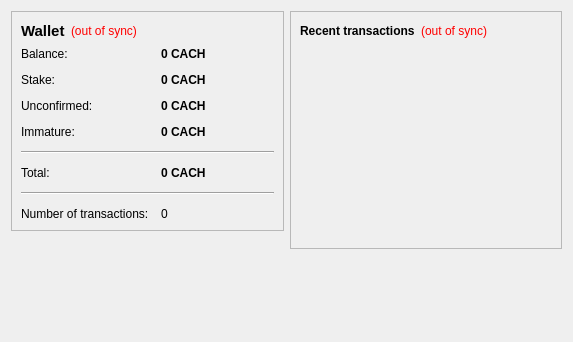
<?xml version="1.0" encoding="UTF-8"?>
<ui version="4.0">
 <class>OverviewPage</class>
 <widget class="QWidget" name="OverviewPage">
  <property name="geometry">
   <rect>
    <x>0</x>
    <y>0</y>
    <width>573</width>
    <height>342</height>
   </rect>
  </property>
  <property name="windowTitle">
   <string>Form</string>
  </property>
  <layout class="QHBoxLayout" name="horizontalLayout" stretch="1,1">
   <item>
    <layout class="QVBoxLayout" name="verticalLayout_2">
     <item>
      <widget class="QFrame" name="frame">
       <property name="frameShape">
        <enum>QFrame::StyledPanel</enum>
       </property>
       <property name="frameShadow">
        <enum>QFrame::Raised</enum>
       </property>
       <layout class="QVBoxLayout" name="verticalLayout_4">
        <item>
         <layout class="QHBoxLayout" name="horizontalLayout_4">
          <item>
           <widget class="QLabel" name="label_5">
            <property name="font">
             <font>
              <pointsize>11</pointsize>
              <weight>75</weight>
              <bold>true</bold>
             </font>
            </property>
            <property name="text">
             <string>Wallet</string>
            </property>
           </widget>
          </item>
          <item>
           <widget class="QLabel" name="labelWalletStatus">
            <property name="toolTip">
             <string>The displayed information may be out of date. Your wallet automatically synchronizes with the Cachecoin network after a connection is established, but this process has not completed yet.</string>
            </property>
            <property name="styleSheet">
             <string notr="true">QLabel { color: red; }</string>
            </property>
            <property name="text">
             <string notr="true">(out of sync)</string>
            </property>
            <property name="alignment">
             <set>Qt::AlignLeading|Qt::AlignLeft|Qt::AlignVCenter</set>
            </property>
           </widget>
          </item>
          <item>
           <spacer name="horizontalSpacer_2">
            <property name="orientation">
             <enum>Qt::Horizontal</enum>
            </property>
            <property name="sizeHint" stdset="0">
             <size>
              <width>40</width>
              <height>20</height>
             </size>
            </property>
           </spacer>
          </item>
         </layout>
        </item>
        <item>
         <layout class="QFormLayout" name="formLayout_2">
          <property name="fieldGrowthPolicy">
           <enum>QFormLayout::AllNonFixedFieldsGrow</enum>
          </property>
          <property name="horizontalSpacing">
           <number>12</number>
          </property>
          <property name="verticalSpacing">
           <number>12</number>
          </property>
          <item row="0" column="0">
           <widget class="QLabel" name="label">
            <property name="text">
             <string>Balance:</string>
            </property>
           </widget>
          </item>
          <item row="0" column="1">
           <widget class="QLabel" name="labelBalance">
            <property name="font">
             <font>
              <weight>75</weight>
              <bold>true</bold>
             </font>
            </property>
            <property name="cursor">
             <cursorShape>IBeamCursor</cursorShape>
            </property>
            <property name="toolTip">
             <string>Your current balance</string>
            </property>
            <property name="text">
             <string notr="true">0 CACH</string>
            </property>
            <property name="textInteractionFlags">
             <set>Qt::LinksAccessibleByMouse|Qt::TextSelectableByKeyboard|Qt::TextSelectableByMouse</set>
            </property>
           </widget>
          </item>
          <item row="1" column="0">
           <widget class="QLabel" name="label_6">
            <property name="text">
             <string>Stake:</string>
            </property>
           </widget>
          </item>
          <item row="1" column="1">
           <widget class="QLabel" name="labelStake">
            <property name="font">
             <font>
              <weight>75</weight>
              <bold>true</bold>
             </font>
            </property>
            <property name="cursor">
             <cursorShape>IBeamCursor</cursorShape>
            </property>
            <property name="toolTip">
             <string>Total of coins that was staked, and do not yet count toward the current balance</string>
            </property>
            <property name="text">
             <string notr="true">0 CACH</string>
            </property>
            <property name="textInteractionFlags">
             <set>Qt::LinksAccessibleByMouse|Qt::TextSelectableByKeyboard|Qt::TextSelectableByMouse</set>
            </property>
           </widget>
          </item>
          <item row="2" column="0">
           <widget class="QLabel" name="label_3">
            <property name="text">
             <string>Unconfirmed:</string>
            </property>
           </widget>
          </item>
          <item row="2" column="1">
           <widget class="QLabel" name="labelUnconfirmed">
            <property name="font">
             <font>
              <weight>75</weight>
              <bold>true</bold>
             </font>
            </property>
            <property name="cursor">
             <cursorShape>IBeamCursor</cursorShape>
            </property>
            <property name="toolTip">
             <string>Total of transactions that have yet to be confirmed, and do not yet count toward the current balance</string>
            </property>
            <property name="text">
             <string notr="true">0 CACH</string>
            </property>
            <property name="textInteractionFlags">
             <set>Qt::LinksAccessibleByMouse|Qt::TextSelectableByKeyboard|Qt::TextSelectableByMouse</set>
            </property>
           </widget>
          </item>
          <item row="3" column="0">
           <widget class="QLabel" name="labelImmatureText">
            <property name="text">
             <string>Immature:</string>
            </property>
           </widget>
          </item>
          <item row="3" column="1">
           <widget class="QLabel" name="labelImmature">
            <property name="font">
             <font>
              <weight>75</weight>
              <bold>true</bold>
             </font>
            </property>
            <property name="toolTip">
             <string>Mined balance that has not yet matured</string>
            </property>
            <property name="text">
             <string notr="true">0 CACH</string>
            </property>
            <property name="textInteractionFlags">
             <set>Qt::LinksAccessibleByMouse|Qt::TextSelectableByKeyboard|Qt::TextSelectableByMouse</set>
            </property>
           </widget>
          </item>
          <item row="4" column="0" colspan="2">
           <widget class="Line" name="line">
            <property name="orientation">
             <enum>Qt::Horizontal</enum>
            </property>
           </widget>
          </item>
          <item row="5" column="0">
           <widget class="QLabel" name="labelTotalText">
            <property name="text">
             <string>Total:</string>
            </property>
           </widget>
          </item>
          <item row="5" column="1">
           <widget class="QLabel" name="labelTotal">
            <property name="font">
             <font>
              <weight>75</weight>
              <bold>true</bold>
             </font>
            </property>
            <property name="toolTip">
             <string>Sum of all balances (mature, immature, unconfirmed and stake)</string>
            </property>
            <property name="text">
             <string notr="true">0 CACH</string>
            </property>
            <property name="textInteractionFlags">
             <set>Qt::LinksAccessibleByMouse|Qt::TextSelectableByKeyboard|Qt::TextSelectableByMouse</set>
            </property>
           </widget>
          </item>
          <item row="6" column="0" colspan="2">
           <widget class="Line" name="line">
            <property name="orientation">
             <enum>Qt::Horizontal</enum>
            </property>
           </widget>
          </item>
          <item row="7" column="0">
           <widget class="QLabel" name="label_2">
            <property name="text">
             <string>Number of transactions:</string>
            </property>
           </widget>
          </item>
          <item row="7" column="1">
           <widget class="QLabel" name="labelNumTransactions">
            <property name="toolTip">
             <string>Total number of transactions in wallet</string>
            </property>
            <property name="text">
             <string notr="true">0</string>
            </property>
           </widget>
          </item>
         </layout>
        </item>
       </layout>
      </widget>
     </item>
     <item>
      <spacer name="verticalSpacer">
       <property name="orientation">
        <enum>Qt::Vertical</enum>
       </property>
       <property name="sizeHint" stdset="0">
        <size>
         <width>20</width>
         <height>40</height>
        </size>
       </property>
      </spacer>
     </item>
    </layout>
   </item>
   <item>
    <layout class="QVBoxLayout" name="verticalLayout_3">
     <item>
      <widget class="QFrame" name="frame_2">
       <property name="frameShape">
        <enum>QFrame::StyledPanel</enum>
       </property>
       <property name="frameShadow">
        <enum>QFrame::Raised</enum>
       </property>
       <layout class="QVBoxLayout" name="verticalLayout">
        <item>
         <layout class="QHBoxLayout" name="horizontalLayout_2">
          <item>
           <widget class="QLabel" name="label_4">
            <property name="text">
             <string>&lt;b&gt;Recent transactions&lt;/b&gt;</string>
            </property>
           </widget>
          </item>
          <item>
           <widget class="QLabel" name="labelTransactionsStatus">
            <property name="toolTip">
             <string>The displayed information may be out of date. Your wallet automatically synchronizes with the Cachecoin network after a connection is established, but this process has not completed yet.</string>
            </property>
            <property name="styleSheet">
             <string notr="true">QLabel { color: red; }</string>
            </property>
            <property name="text">
             <string notr="true">(out of sync)</string>
            </property>
            <property name="alignment">
             <set>Qt::AlignRight|Qt::AlignTrailing|Qt::AlignVCenter</set>
            </property>
           </widget>
          </item>
          <item>
           <spacer name="horizontalSpacer">
            <property name="orientation">
             <enum>Qt::Horizontal</enum>
            </property>
            <property name="sizeHint" stdset="0">
             <size>
              <width>40</width>
              <height>20</height>
             </size>
            </property>
           </spacer>
          </item>
         </layout>
        </item>
        <item>
         <widget class="QListView" name="listTransactions">
          <property name="styleSheet">
           <string notr="true">QListView { background: transparent; }</string>
          </property>
          <property name="frameShape">
           <enum>QFrame::NoFrame</enum>
          </property>
          <property name="verticalScrollBarPolicy">
           <enum>Qt::ScrollBarAlwaysOff</enum>
          </property>
          <property name="horizontalScrollBarPolicy">
           <enum>Qt::ScrollBarAlwaysOff</enum>
          </property>
          <property name="selectionMode">
           <enum>QAbstractItemView::NoSelection</enum>
          </property>
         </widget>
        </item>
       </layout>
      </widget>
     </item>
     <item>
      <spacer name="verticalSpacer_2">
       <property name="orientation">
        <enum>Qt::Vertical</enum>
       </property>
       <property name="sizeHint" stdset="0">
        <size>
         <width>20</width>
         <height>40</height>
        </size>
       </property>
      </spacer>
     </item>
    </layout>
   </item>
  </layout>
 </widget>
 <resources/>
 <connections/>
</ui>
